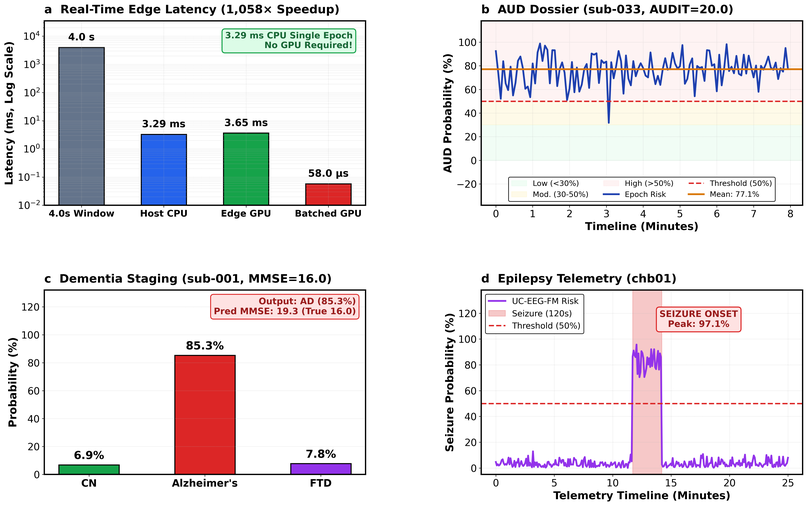
#> input picture Figures/Figure_9_Clinical_Decision_Support_System.png, 807 x 506 px, shrunk from 5338 x 3348 before the run, found by its file name
$ python check_image_margins.py
#> lines starting #> are read from the running program, lines starting #| are printed output that depends on the picture
import cv2
import numpy as np

# Load Figure 9 and check borders
im9 = cv2.imread(r"E:\All EEG\Figures\Figure_9_Clinical_Decision_Support_System.png")
#> im9 is the input picture: shape (506, 807, 3); mean B, G, R 230.4, 228.6, 232.3
h, w, c = im9.shape
#> h = 506; w = 807; c = 3
print(f"Figure 9: shape = ({w}, {h})")
#| Figure 9: shape = (807, 506)

# Check if margins have non-white pixels (cropping test)
top_edge = np.mean(im9[:20, :, :])
#> top_edge = 224.4
bottom_edge = np.mean(im9[-20:, :, :])
#> bottom_edge = 244.6
left_edge = np.mean(im9[:, :20, :])
#> left_edge = 235.4
right_edge = np.mean(im9[:, -20:, :])
#> right_edge = 236.2
print(f"Figure 9 Edges (255 = clean white margin): top={top_edge:.1f}, bottom={bottom_edge:.1f}, left={left_edge:.1f}, right={right_edge:.1f}")
#| Figure 9 Edges (255 = clean white margin): top=224.4, bottom=244.6, left=235.4, right=236.2

# Check Figure 10
im10 = cv2.imread(r"E:\All EEG\Figures\Figure_10_Clinical_Benchmark_Generalization.png")
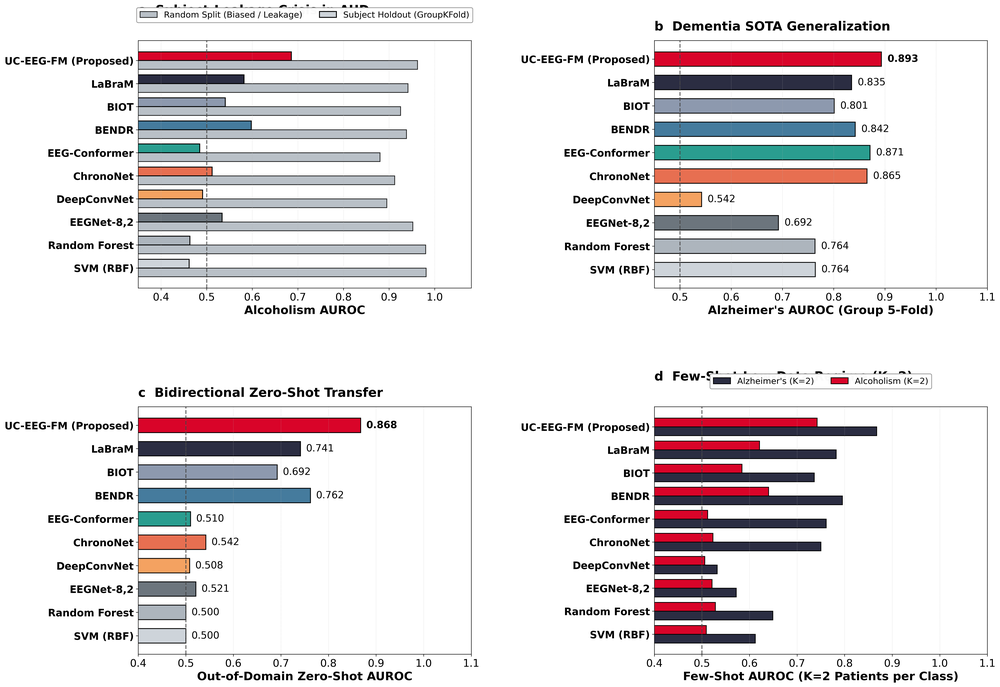
#> input picture Figures/Figure_10_Clinical_Benchmark_Generalization.png, 1000 x 687 px, shrunk from 6614 x 4544 before the run, found by its file name
#> im10 is the input picture: shape (687, 1000, 3); mean B, G, R 226.7, 225.1, 228.7
h, w, c = im10.shape
#> h = 687; w = 1000
print(f"\nFigure 10: shape = ({w}, {h})")
#| Figure 10: shape = (1000, 687)
top_edge = np.mean(im10[:20, :, :])
#> top_edge = 244.1
bottom_edge = np.mean(im10[-20:, :, :])
#> bottom_edge = 232.5
left_edge = np.mean(im10[:, :20, :])
#> left_edge = 253
right_edge = np.mean(im10[:, -20:, :])
#> right_edge = 248.5
print(f"Figure 10 Edges: top={top_edge:.1f}, bottom={bottom_edge:.1f}, left={left_edge:.1f}, right={right_edge:.1f}")
#| Figure 10 Edges: top=244.1, bottom=232.5, left=253.0, right=248.5

# Check Figure 11
im11 = cv2.imread(r"E:\All EEG\Figures\Figure_11_Pareto_Frontier_and_Edge_Latency.png")
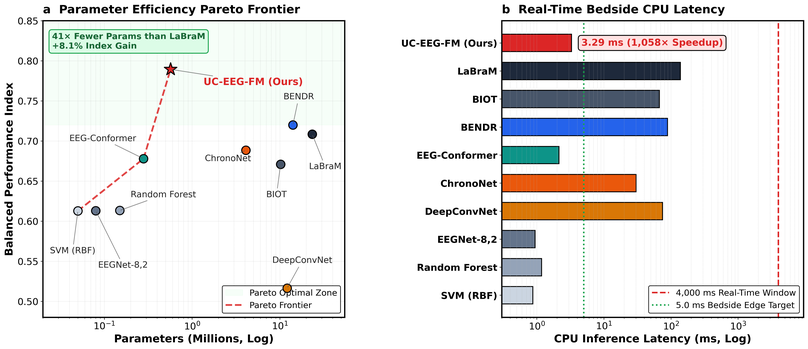
#> input picture Figures/Figure_11_Pareto_Frontier_and_Edge_Latency.png, 808 x 349 px, shrunk from 5344 x 2307 before the run, found by its file name
#> im11 is the input picture: shape (349, 808, 3); mean B, G, R 229.5, 230.4, 231.3
h, w, c = im11.shape
#> h = 349; w = 808
print(f"\nFigure 11: shape = ({w}, {h})")
#| Figure 11: shape = (808, 349)
top_edge = np.mean(im11[:20, :, :])
#> top_edge = 228
bottom_edge = np.mean(im11[-20:, :, :])
#> bottom_edge = 236.2
left_edge = np.mean(im11[:, :20, :])
#> left_edge = 231.3
right_edge = np.mean(im11[:, -20:, :])
#> right_edge = 235.4
print(f"Figure 11 Edges: top={top_edge:.1f}, bottom={bottom_edge:.1f}, left={left_edge:.1f}, right={right_edge:.1f}")
#| Figure 11 Edges: top=228.0, bottom=236.2, left=231.3, right=235.4
